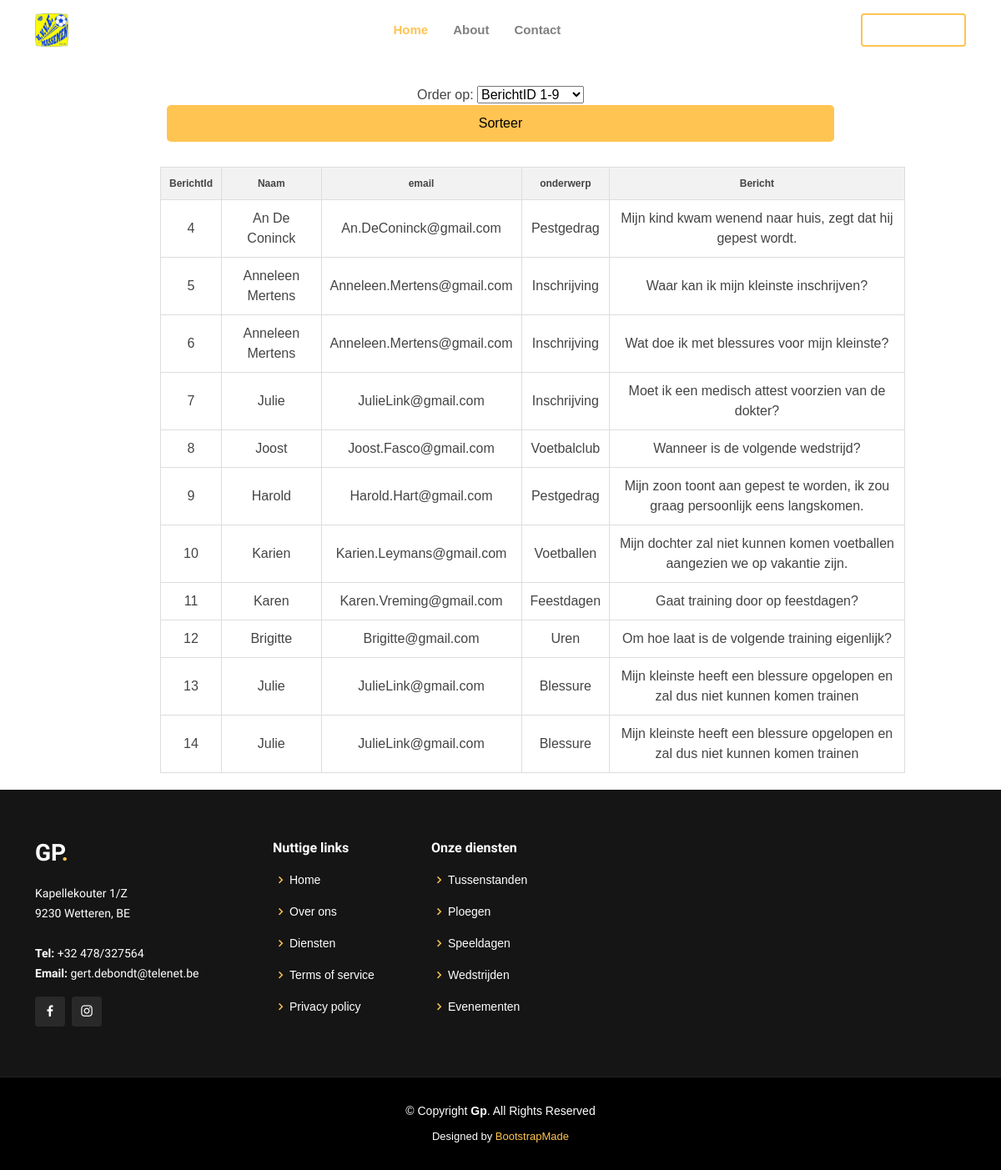
/Gp_02/Gp/overzichtbericht.php, run on the app's committed database.
### tables this page shows
CREATE TABLE `tblberichten` (
  `BerichtID` int(11) NOT NULL,
  `naam` text NOT NULL,
  `email` text NOT NULL,
  `onderwerp` text NOT NULL,
  `Bericht` longtext NOT NULL
);

### Gp_02/Gp/overzichtbericht.php (the view, shortened to what this page needs)
<!DOCTYPE html>
<html lang="en">
<head>
  <link href="assets/vendor/aos/aos.css" rel="stylesheet">
  <link href="assets/vendor/bootstrap/css/bootstrap.min.css" rel="stylesheet">
  <link href="assets/vendor/bootstrap-icons/bootstrap-icons.css" rel="stylesheet">
  <link href="assets/vendor/boxicons/css/boxicons.min.css" rel="stylesheet">
  <link href="assets/vendor/glightbox/css/glightbox.min.css" rel="stylesheet">
  <link href="assets/vendor/remixicon/remixicon.css" rel="stylesheet">
  <link href="assets/vendor/swiper/swiper-bundle.min.css" rel="stylesheet">
  <link href="assets/css/style.css" rel="stylesheet">
  <link href="assets/css/styleoverzicht.css" rel="stylesheet">
</head>
<body>
<header id="header" class="fixed-top ">
    <div class="container d-flex align-items-center justify-content-lg-between">
      <h1 class="logo me-auto me-lg-0"><a href="index.php"><img src="assets/img/favicon.jpg"></a></h1>
      <nav id="navbar" class="navbar order-last order-lg-0">
        <ul>
          <li><a class="nav-link scrollto active" href="index.php">Home</a></li>
          <li><a class="nav-link scrollto" href="about.php">About</a></li>
          <li><a class="nav-link scrollto" href="contact.php">Contact</a></li>
        </ul>
      </nav>
      <a href="aangemeld.php" class="get-started-btn scrollto">Admin Only</a>
    </div>
  </header>
    <main id="main">
        <div class="container">
            <p><br><br><br></p>
            <form method="get" name="searchForm" action="<?php echo $_SERVER['PHP_SELF']; ?>"class="mx-auto text-center">
                Order op: <select id="sortBy" name="sortBy">
                            <option value="BerichtID">BerichtID 1-9</option>
                          </select>
                          <input type="submit" class="btn btn-primary" style="margin:0;"name="sorteer" id="sorteer" value="Sorteer">
            </form>
            <?php
                $mysqli= new MySQLi ("localhost","root","","voetbalclubphp");
                if(mysqli_connect_errno()) {trigger_error('Fout bij verbinding: '.$mysqli->error); }
                else{
                  if(isset($_GET['sortBy'])){
                    $sortBy = $_GET['sortBy'];
                  }else{
                    $sortBy = 'BerichtID';
                  }
                    $sql= "SELECT * from tblberichten ORDER BY $sortBy ASC";
                    if($stmt = $mysqli->prepare($sql)){
                        if(!$stmt->execute()){
                            echo "Het uitvoeren van de query is mislukt: '.$stmt->error.' in query: ".$sql;
                        }else{
                            $stmt->bind_result($berichtId, $naam, $email, $onderwerp, $bericht);
                            echo "<div><table border='1' style='margin-left: 150px'> <tr><th>BerichtId</th><th>Naam</th><th>email</th><th>onderwerp</th><th>Bericht</th>
                            </tr>";
                            while ($stmt->fetch()) {
                                echo "<tr><td>".$berichtId."</td><td>".$naam."</td><td>".$email."</td><td>".$onderwerp."</td><td>".$bericht."</td></tr>";
                            }
                            echo "</table></div>";
                        }
                    }
                }
            ?>
        </div>
    </main>
    <footer id="footer">
    <div class="footer-top">
      <div class="container">
        <div class="row">
          <div class="col-lg-3 col-md-6">
            <div class="footer-info">
              <h3>Gp<span>.</span></h3>
              <p>
                Kapellekouter 1/Z<br>
                9230 Wetteren, BE<br><br>
                <strong>Tel:</strong> +32 478/327564<br>
                <strong>Email:</strong> gert.debondt@telenet.be<br>
              </p>
              <div class="social-links mt-3">
                <a href="https://www.facebook.com/massemenkvve?fref=ts" class="facebook"><i class="bx bxl-facebook"></i></a>
                <a href="https://www.instagram.com/kvve_massemen/" class="instagram"><i class="bx bxl-instagram"></i></a>
              </div>
            </div>
          </div>
          <div class="col-lg-2 col-md-6 footer-links">
            <h4>Nuttige links</h4>
            <ul>
              <li><i class="bx bx-chevron-right"></i> <a href="#">Home</a></li>
              <li><i class="bx bx-chevron-right"></i> <a href="#">Over ons</a></li>
              <li><i class="bx bx-chevron-right"></i> <a href="#">Diensten</a></li>
              <li><i class="bx bx-chevron-right"></i> <a href="#">Terms of service</a></li>
              <li><i class="bx bx-chevron-right"></i> <a href="#">Privacy policy</a></li>
            </ul>
          </div>
          <div class="col-lg-3 col-md-6 footer-links">
            <h4>Onze diensten</h4>
            <ul>
              <li><i class="bx bx-chevron-right"></i> <a href="#">Tussenstanden</a></li>
              <li><i class="bx bx-chevron-right"></i> <a href="#">Ploegen</a></li>
              <li><i class="bx bx-chevron-right"></i> <a href="#">Speeldagen</a></li>
              <li><i class="bx bx-chevron-right"></i> <a href="#">Wedstrijden</a></li>
              <li><i class="bx bx-chevron-right"></i> <a href="#">Evenementen</a></li>
            </ul>
          </div>
        </div>
      </div>
    </div>
    <div class="container">
      <div class="copyright">
        &copy; Copyright <strong><span>Gp</span></strong>. All Rights Reserved
      </div>
      <div class="credits">
        Designed by <a href="https://bootstrapmade.com/">BootstrapMade</a>
      </div>
    </div>
  </footer>
</body>
</html>

### Gp_02/Gp/assets/css/style.css (style rules this page uses)
body { font-family: "Open Sans", sans-serif; color: #444444; }
a { color: #ffc451; text-decoration: none; }
h1, h2, h3, h4, h5, h6 { font-family: "Raleway", sans-serif; }
#header { transition: all 0.5s; z-index: 997; padding: 15px 0; }
#header .logo { font-size: 32px; margin: 0; padding: 0; line-height: 1; font-weight: 700; letter-spacing: 2px; text-transform: uppercase; }
#header .logo a { color: #fff; }
#header .logo img { max-height: 40px; }
.get-started-btn { color: #fff; border-radius: 4px; padding: 7px 25px 8px 25px; white-space: nowrap; transition: 0.3s; font-size: 14px; display: inline-block; border: 2px solid #ffc451; }
.navbar { padding: 0; }
.navbar ul { margin: 0; padding: 0; display: flex; list-style: none; align-items: center; }
.navbar li { position: relative; }
.navbar a, .navbar a:focus { display: flex; align-items: center; justify-content: space-between; padding: 10px 0 10px 30px; font-size: 15px; font-weight: 600; color: gray; white-space: nowrap; transition: 0.3s; }
.navbar a:hover, .navbar .active, .navbar .active:focus, .navbar li:hover>a { color: #ffc451; }
#footer { background: black; padding: 0 0 30px 0; color: #fff; font-size: 14px; }
#footer .footer-top { background: #151515; border-bottom: 1px solid #222222; padding: 60px 0 30px 0; }
#footer .footer-top .footer-info { margin-bottom: 30px; }
#footer .footer-top .footer-info h3 { font-size: 28px; margin: 0 0 20px 0; padding: 2px 0 2px 0; line-height: 1; font-weight: 700; text-transform: uppercase; }
#footer .footer-top .footer-info h3 span { color: #ffc451; }
#footer .footer-top .footer-info p { font-size: 14px; line-height: 24px; margin-bottom: 0; font-family: "Raleway", sans-serif; color: #fff; }
#footer .footer-top .social-links a { font-size: 18px; display: inline-block; background: #292929; color: #fff; line-height: 1; padding: 8px 0; margin-right: 4px; border-radius: 4px; text-align: center; width: 36px; height: 36px; transition: 0.3s; }
#footer .footer-top h4 { font-size: 16px; font-weight: 600; color: #fff; position: relative; padding-bottom: 12px; }
#footer .footer-top .footer-links { margin-bottom: 30px; }
#footer .footer-top .footer-links ul { list-style: none; padding: 0; margin: 0; }
#footer .footer-top .footer-links ul i { padding-right: 2px; color: #ffc451; font-size: 18px; line-height: 1; }
#footer .footer-top .footer-links ul li { padding: 10px 0; display: flex; align-items: center; }
#footer .footer-top .footer-links ul li:first-child { padding-top: 0; }
#footer .footer-top .footer-links ul a { color: #fff; transition: 0.3s; display: inline-block; line-height: 1; }
#footer .copyright { text-align: center; padding-top: 30px; }
#footer .credits { padding-top: 10px; text-align: center; font-size: 13px; color: #fff; }

### Gp_02/Gp/assets/css/styleoverzicht.css (style rules this page uses)
body { font-family: Arial, sans-serif; }
form { max-width: 800px; margin: 0 ; margin-top: 30px; }
table { align-items: center; width: 80%; border-collapse: collapse; margin-bottom: 20px; margin-top: 30px }
th, td { padding: 10px; border: 1px solid #ddd; text-align: center; margin-top:30px; }
th { background-color: #f2f2f2; font-size: 12px; }
input, textarea { width: 95%; margin-bottom: 10px; padding: 8px; }
input[type="submit"] { background-color: #ffc451; color: black; padding: 10px 15px; border: none; border-radius: 5px; cursor: pointer; align-items: center; width: 100% }

### data on the page
tblberichten: BerichtID "4", naam "An De Coninck", email "An.DeConinck@gmail.com", onderwerp "Pestgedrag", Bericht "Mijn kind kwam wenend naar huis, zegt dat hij gepest wordt."
tblberichten: BerichtID "5", naam "Anneleen Mertens", email "Anneleen.Mertens@gmail.com", onderwerp "Inschrijving", Bericht "Waar kan ik mijn kleinste inschrijven?"
tblberichten: BerichtID "6", naam "Anneleen Mertens", email "Anneleen.Mertens@gmail.com", onderwerp "Inschrijving", Bericht "Wat doe ik met blessures voor mijn kleinste?"
tblberichten: BerichtID "7", naam "Julie", email "JulieLink@gmail.com", onderwerp "Inschrijving", Bericht "Moet ik een medisch attest voorzien van de dokter?"
tblberichten: BerichtID "8", naam "Joost", email "Joost.Fasco@gmail.com", onderwerp "Voetbalclub", Bericht "Wanneer is de volgende wedstrijd?"
tblberichten: BerichtID "9", naam "Harold", email "Harold.Hart@gmail.com", onderwerp "Pestgedrag", Bericht "Mijn zoon toont aan gepest te worden, ik zou graag persoonlijk eens langskomen."
tblberichten: BerichtID "10", naam "Karien", email "Karien.Leymans@gmail.com", onderwerp "Voetballen", Bericht "Mijn dochter zal niet kunnen komen voetballen aangezien we op vakantie zijn."
tblberichten: BerichtID "11", naam "Karen", email "Karen.Vreming@gmail.com", onderwerp "Feestdagen", Bericht "Gaat training door op feestdagen?"
tblberichten: BerichtID "12", naam "Brigitte", email "Brigitte@gmail.com", onderwerp "Uren", Bericht "Om hoe laat is de volgende training eigenlijk?"
tblberichten: BerichtID "13", naam "Julie", email "JulieLink@gmail.com", onderwerp "Blessure", Bericht "Mijn kleinste heeft een blessure opgelopen en zal dus niet kunnen komen trainen"
tblberichten: BerichtID "14", naam "Julie", email "JulieLink@gmail.com", onderwerp "Blessure", Bericht "Mijn kleinste heeft een blessure opgelopen en zal dus niet kunnen komen trainen"
